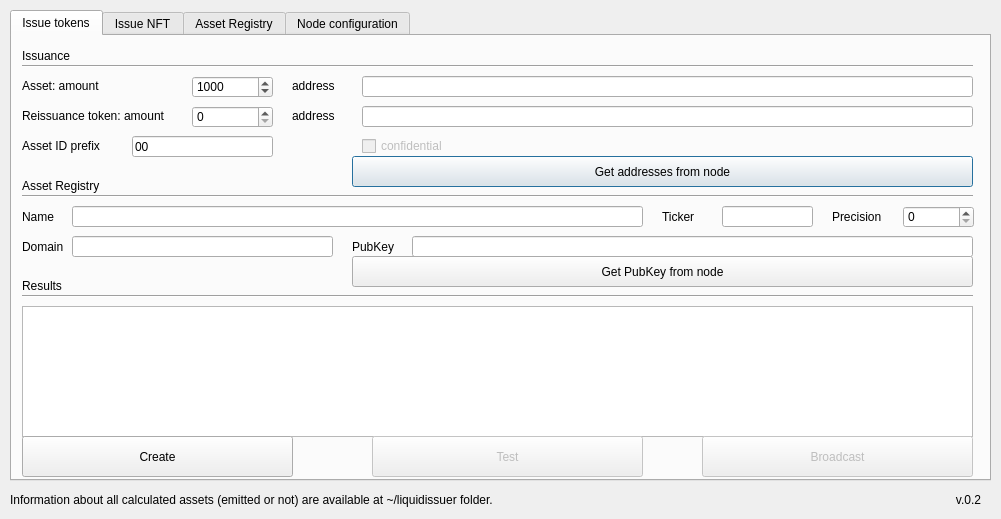
<?xml version="1.0" encoding="UTF-8"?>
<ui version="4.0">
 <class>Dialog</class>
 <widget class="QDialog" name="Dialog">
  <property name="geometry">
   <rect>
    <x>0</x>
    <y>0</y>
    <width>1001</width>
    <height>519</height>
   </rect>
  </property>
  <property name="windowTitle">
   <string>Liquid asset issuer</string>
  </property>
  <widget class="QTabWidget" name="tabWidget">
   <property name="geometry">
    <rect>
     <x>10</x>
     <y>10</y>
     <width>981</width>
     <height>471</height>
    </rect>
   </property>
   <property name="autoFillBackground">
    <bool>true</bool>
   </property>
   <property name="currentIndex">
    <number>0</number>
   </property>
   <widget class="QWidget" name="tab">
    <attribute name="title">
     <string>Issue tokens</string>
    </attribute>
    <widget class="QLineEdit" name="txt_pubkey">
     <property name="geometry">
      <rect>
       <x>400</x>
       <y>200</y>
       <width>561</width>
       <height>21</height>
      </rect>
     </property>
     <property name="maxLength">
      <number>255</number>
     </property>
    </widget>
    <widget class="QLabel" name="lbl_text">
     <property name="geometry">
      <rect>
       <x>340</x>
       <y>200</y>
       <width>61</width>
       <height>21</height>
      </rect>
     </property>
     <property name="text">
      <string>PubKey</string>
     </property>
    </widget>
    <widget class="QLabel" name="lbl_result">
     <property name="geometry">
      <rect>
       <x>10</x>
       <y>240</y>
       <width>61</width>
       <height>20</height>
      </rect>
     </property>
     <property name="text">
      <string>Results</string>
     </property>
    </widget>
    <widget class="QTextBrowser" name="txt_result">
     <property name="geometry">
      <rect>
       <x>10</x>
       <y>270</y>
       <width>951</width>
       <height>131</height>
      </rect>
     </property>
     <property name="readOnly">
      <bool>true</bool>
     </property>
     <property name="html">
      <string>&lt;!DOCTYPE HTML PUBLIC &quot;-//W3C//DTD HTML 4.0//EN&quot; &quot;http://www.w3.org/TR/REC-html40/strict.dtd&quot;&gt;
&lt;html&gt;&lt;head&gt;&lt;meta name=&quot;qrichtext&quot; content=&quot;1&quot; /&gt;&lt;style type=&quot;text/css&quot;&gt;
p, li { white-space: pre-wrap; }
&lt;/style&gt;&lt;/head&gt;&lt;body style=&quot; font-family:'Ubuntu'; font-size:11pt; font-weight:400; font-style:normal;&quot;&gt;
&lt;p style=&quot;-qt-paragraph-type:empty; margin-top:0px; margin-bottom:0px; margin-left:0px; margin-right:0px; -qt-block-indent:0; text-indent:0px; font-family:'.SF NS Text'; font-size:13pt;&quot;&gt;&lt;br /&gt;&lt;/p&gt;&lt;/body&gt;&lt;/html&gt;</string>
     </property>
    </widget>
    <widget class="QLineEdit" name="txt_name">
     <property name="geometry">
      <rect>
       <x>60</x>
       <y>170</y>
       <width>571</width>
       <height>21</height>
      </rect>
     </property>
     <property name="text">
      <string/>
     </property>
     <property name="maxLength">
      <number>255</number>
     </property>
    </widget>
    <widget class="QLabel" name="lbl_text_2">
     <property name="geometry">
      <rect>
       <x>10</x>
       <y>170</y>
       <width>61</width>
       <height>21</height>
      </rect>
     </property>
     <property name="text">
      <string>Name</string>
     </property>
    </widget>
    <widget class="QLabel" name="lbl_text_3">
     <property name="geometry">
      <rect>
       <x>650</x>
       <y>170</y>
       <width>61</width>
       <height>21</height>
      </rect>
     </property>
     <property name="text">
      <string>Ticker</string>
     </property>
    </widget>
    <widget class="QLineEdit" name="txt_ticker">
     <property name="geometry">
      <rect>
       <x>710</x>
       <y>170</y>
       <width>91</width>
       <height>21</height>
      </rect>
     </property>
     <property name="text">
      <string/>
     </property>
     <property name="maxLength">
      <number>5</number>
     </property>
    </widget>
    <widget class="QLabel" name="lbl_text_4">
     <property name="geometry">
      <rect>
       <x>820</x>
       <y>170</y>
       <width>61</width>
       <height>21</height>
      </rect>
     </property>
     <property name="text">
      <string>Precision</string>
     </property>
    </widget>
    <widget class="QLabel" name="lbl_text_5">
     <property name="geometry">
      <rect>
       <x>10</x>
       <y>200</y>
       <width>61</width>
       <height>21</height>
      </rect>
     </property>
     <property name="text">
      <string>Domain</string>
     </property>
    </widget>
    <widget class="QLineEdit" name="txt_domain">
     <property name="geometry">
      <rect>
       <x>60</x>
       <y>200</y>
       <width>261</width>
       <height>21</height>
      </rect>
     </property>
     <property name="text">
      <string/>
     </property>
     <property name="maxLength">
      <number>255</number>
     </property>
    </widget>
    <widget class="QLineEdit" name="txt_asset_address">
     <property name="geometry">
      <rect>
       <x>350</x>
       <y>40</y>
       <width>611</width>
       <height>21</height>
      </rect>
     </property>
    </widget>
    <widget class="QLabel" name="lbl_result_2">
     <property name="geometry">
      <rect>
       <x>10</x>
       <y>140</y>
       <width>91</width>
       <height>20</height>
      </rect>
     </property>
     <property name="text">
      <string>Asset Registry</string>
     </property>
    </widget>
    <widget class="QLabel" name="lbl_result_3">
     <property name="geometry">
      <rect>
       <x>10</x>
       <y>10</y>
       <width>91</width>
       <height>20</height>
      </rect>
     </property>
     <property name="text">
      <string>Issuance</string>
     </property>
    </widget>
    <widget class="QLabel" name="lbl_result_4">
     <property name="geometry">
      <rect>
       <x>10</x>
       <y>40</y>
       <width>91</width>
       <height>20</height>
      </rect>
     </property>
     <property name="text">
      <string>Asset: amount</string>
     </property>
    </widget>
    <widget class="QLabel" name="lbl_result_5">
     <property name="geometry">
      <rect>
       <x>10</x>
       <y>70</y>
       <width>171</width>
       <height>20</height>
      </rect>
     </property>
     <property name="text">
      <string>Reissuance token: amount</string>
     </property>
    </widget>
    <widget class="QLabel" name="lbl_result_6">
     <property name="geometry">
      <rect>
       <x>280</x>
       <y>40</y>
       <width>91</width>
       <height>20</height>
      </rect>
     </property>
     <property name="text">
      <string>address</string>
     </property>
    </widget>
    <widget class="QLabel" name="lbl_result_8">
     <property name="geometry">
      <rect>
       <x>280</x>
       <y>70</y>
       <width>91</width>
       <height>20</height>
      </rect>
     </property>
     <property name="text">
      <string>address</string>
     </property>
    </widget>
    <widget class="QLineEdit" name="txt_token_address">
     <property name="geometry">
      <rect>
       <x>350</x>
       <y>70</y>
       <width>611</width>
       <height>21</height>
      </rect>
     </property>
    </widget>
    <widget class="QLabel" name="lbl_result_7">
     <property name="geometry">
      <rect>
       <x>10</x>
       <y>100</y>
       <width>171</width>
       <height>20</height>
      </rect>
     </property>
     <property name="text">
      <string>Asset ID prefix</string>
     </property>
    </widget>
    <widget class="QLineEdit" name="txt_prefix">
     <property name="geometry">
      <rect>
       <x>120</x>
       <y>100</y>
       <width>141</width>
       <height>21</height>
      </rect>
     </property>
     <property name="text">
      <string>00</string>
     </property>
     <property name="maxLength">
      <number>22</number>
     </property>
    </widget>
    <widget class="QSpinBox" name="spin_precision">
     <property name="geometry">
      <rect>
       <x>891</x>
       <y>170</y>
       <width>71</width>
       <height>22</height>
      </rect>
     </property>
     <property name="maximum">
      <number>8</number>
     </property>
    </widget>
    <widget class="QSpinBox" name="spin_token">
     <property name="geometry">
      <rect>
       <x>180</x>
       <y>70</y>
       <width>81</width>
       <height>22</height>
      </rect>
     </property>
     <property name="maximum">
      <number>999999999</number>
     </property>
    </widget>
    <widget class="QSpinBox" name="spin_amount">
     <property name="geometry">
      <rect>
       <x>180</x>
       <y>40</y>
       <width>81</width>
       <height>22</height>
      </rect>
     </property>
     <property name="minimum">
      <number>1</number>
     </property>
     <property name="maximum">
      <number>999999999</number>
     </property>
     <property name="value">
      <number>1000</number>
     </property>
     <property name="displayIntegerBase">
      <number>10</number>
     </property>
    </widget>
    <widget class="QPushButton" name="btn_getaddresses">
     <property name="geometry">
      <rect>
       <x>340</x>
       <y>120</y>
       <width>621</width>
       <height>31</height>
      </rect>
     </property>
     <property name="text">
      <string>Get addresses from node</string>
     </property>
    </widget>
    <widget class="Line" name="line_2">
     <property name="geometry">
      <rect>
       <x>10</x>
       <y>20</y>
       <width>951</width>
       <height>20</height>
      </rect>
     </property>
     <property name="orientation">
      <enum>Qt::Horizontal</enum>
     </property>
    </widget>
    <widget class="Line" name="line_3">
     <property name="geometry">
      <rect>
       <x>10</x>
       <y>150</y>
       <width>951</width>
       <height>20</height>
      </rect>
     </property>
     <property name="orientation">
      <enum>Qt::Horizontal</enum>
     </property>
    </widget>
    <widget class="Line" name="line_4">
     <property name="geometry">
      <rect>
       <x>10</x>
       <y>250</y>
       <width>951</width>
       <height>20</height>
      </rect>
     </property>
     <property name="orientation">
      <enum>Qt::Horizontal</enum>
     </property>
    </widget>
    <widget class="QPushButton" name="btn_getpubkey">
     <property name="geometry">
      <rect>
       <x>340</x>
       <y>220</y>
       <width>621</width>
       <height>31</height>
      </rect>
     </property>
     <property name="text">
      <string>Get PubKey from node</string>
     </property>
    </widget>
    <widget class="QCheckBox" name="check_confidential">
     <property name="enabled">
      <bool>false</bool>
     </property>
     <property name="geometry">
      <rect>
       <x>350</x>
       <y>100</y>
       <width>311</width>
       <height>20</height>
      </rect>
     </property>
     <property name="text">
      <string>confidential</string>
     </property>
    </widget>
    <widget class="QPushButton" name="btn_create">
     <property name="enabled">
      <bool>true</bool>
     </property>
     <property name="geometry">
      <rect>
       <x>10</x>
       <y>400</y>
       <width>271</width>
       <height>41</height>
      </rect>
     </property>
     <property name="text">
      <string>Create</string>
     </property>
    </widget>
    <widget class="QPushButton" name="btn_test">
     <property name="enabled">
      <bool>false</bool>
     </property>
     <property name="geometry">
      <rect>
       <x>360</x>
       <y>400</y>
       <width>271</width>
       <height>41</height>
      </rect>
     </property>
     <property name="text">
      <string>Test</string>
     </property>
    </widget>
    <widget class="QPushButton" name="btn_broadcast">
     <property name="enabled">
      <bool>false</bool>
     </property>
     <property name="geometry">
      <rect>
       <x>690</x>
       <y>400</y>
       <width>271</width>
       <height>41</height>
      </rect>
     </property>
     <property name="text">
      <string>Broadcast</string>
     </property>
    </widget>
   </widget>
   <widget class="QWidget" name="tab_4">
    <attribute name="title">
     <string>Issue NFT</string>
    </attribute>
    <widget class="QLabel" name="lbl_result_14">
     <property name="geometry">
      <rect>
       <x>10</x>
       <y>10</y>
       <width>91</width>
       <height>20</height>
      </rect>
     </property>
     <property name="text">
      <string>Issuance</string>
     </property>
    </widget>
    <widget class="Line" name="line_9">
     <property name="geometry">
      <rect>
       <x>10</x>
       <y>20</y>
       <width>951</width>
       <height>20</height>
      </rect>
     </property>
     <property name="orientation">
      <enum>Qt::Horizontal</enum>
     </property>
    </widget>
    <widget class="QLabel" name="lbl_result_15">
     <property name="geometry">
      <rect>
       <x>10</x>
       <y>40</y>
       <width>91</width>
       <height>20</height>
      </rect>
     </property>
     <property name="text">
      <string>Asset: amount</string>
     </property>
    </widget>
    <widget class="QSpinBox" name="spin_amount_nft">
     <property name="enabled">
      <bool>false</bool>
     </property>
     <property name="geometry">
      <rect>
       <x>180</x>
       <y>40</y>
       <width>81</width>
       <height>22</height>
      </rect>
     </property>
     <property name="minimum">
      <number>1</number>
     </property>
     <property name="maximum">
      <number>1</number>
     </property>
     <property name="value">
      <number>1</number>
     </property>
     <property name="displayIntegerBase">
      <number>10</number>
     </property>
    </widget>
    <widget class="QLabel" name="lbl_result_16">
     <property name="geometry">
      <rect>
       <x>280</x>
       <y>40</y>
       <width>91</width>
       <height>20</height>
      </rect>
     </property>
     <property name="text">
      <string>address</string>
     </property>
    </widget>
    <widget class="QLineEdit" name="txt_asset_address_nft">
     <property name="geometry">
      <rect>
       <x>360</x>
       <y>40</y>
       <width>611</width>
       <height>21</height>
      </rect>
     </property>
    </widget>
    <widget class="QPushButton" name="btn_getaddresses_nft">
     <property name="geometry">
      <rect>
       <x>350</x>
       <y>70</y>
       <width>621</width>
       <height>31</height>
      </rect>
     </property>
     <property name="text">
      <string>Get addresses from node</string>
     </property>
    </widget>
    <widget class="QLabel" name="lbl_result_17">
     <property name="geometry">
      <rect>
       <x>10</x>
       <y>100</y>
       <width>91</width>
       <height>20</height>
      </rect>
     </property>
     <property name="text">
      <string>Asset Registry</string>
     </property>
    </widget>
    <widget class="Line" name="line_10">
     <property name="geometry">
      <rect>
       <x>10</x>
       <y>110</y>
       <width>951</width>
       <height>20</height>
      </rect>
     </property>
     <property name="orientation">
      <enum>Qt::Horizontal</enum>
     </property>
    </widget>
    <widget class="QLabel" name="lbl_text_6">
     <property name="geometry">
      <rect>
       <x>10</x>
       <y>130</y>
       <width>61</width>
       <height>21</height>
      </rect>
     </property>
     <property name="text">
      <string>Name</string>
     </property>
    </widget>
    <widget class="QLineEdit" name="txt_name_nft">
     <property name="geometry">
      <rect>
       <x>60</x>
       <y>130</y>
       <width>571</width>
       <height>21</height>
      </rect>
     </property>
     <property name="text">
      <string/>
     </property>
     <property name="maxLength">
      <number>255</number>
     </property>
    </widget>
    <widget class="QLabel" name="lbl_text_7">
     <property name="geometry">
      <rect>
       <x>650</x>
       <y>130</y>
       <width>61</width>
       <height>21</height>
      </rect>
     </property>
     <property name="text">
      <string>Ticker</string>
     </property>
    </widget>
    <widget class="QLineEdit" name="txt_ticker_nft">
     <property name="geometry">
      <rect>
       <x>710</x>
       <y>130</y>
       <width>91</width>
       <height>21</height>
      </rect>
     </property>
     <property name="text">
      <string/>
     </property>
     <property name="maxLength">
      <number>5</number>
     </property>
    </widget>
    <widget class="QLabel" name="lbl_text_8">
     <property name="geometry">
      <rect>
       <x>820</x>
       <y>130</y>
       <width>61</width>
       <height>21</height>
      </rect>
     </property>
     <property name="text">
      <string>Precision</string>
     </property>
    </widget>
    <widget class="QSpinBox" name="spin_precision_nft">
     <property name="enabled">
      <bool>false</bool>
     </property>
     <property name="geometry">
      <rect>
       <x>900</x>
       <y>130</y>
       <width>71</width>
       <height>22</height>
      </rect>
     </property>
     <property name="maximum">
      <number>0</number>
     </property>
    </widget>
    <widget class="QLabel" name="lbl_text_9">
     <property name="geometry">
      <rect>
       <x>10</x>
       <y>160</y>
       <width>61</width>
       <height>21</height>
      </rect>
     </property>
     <property name="text">
      <string>Domain</string>
     </property>
    </widget>
    <widget class="QLineEdit" name="txt_domain_nft">
     <property name="geometry">
      <rect>
       <x>60</x>
       <y>160</y>
       <width>261</width>
       <height>21</height>
      </rect>
     </property>
     <property name="text">
      <string/>
     </property>
     <property name="maxLength">
      <number>255</number>
     </property>
    </widget>
    <widget class="QLabel" name="lbl_text_10">
     <property name="geometry">
      <rect>
       <x>340</x>
       <y>160</y>
       <width>61</width>
       <height>21</height>
      </rect>
     </property>
     <property name="text">
      <string>PubKey</string>
     </property>
    </widget>
    <widget class="QLineEdit" name="txt_pubkey_nft">
     <property name="geometry">
      <rect>
       <x>400</x>
       <y>160</y>
       <width>561</width>
       <height>21</height>
      </rect>
     </property>
     <property name="maxLength">
      <number>255</number>
     </property>
    </widget>
    <widget class="QPushButton" name="btn_getpubkey_nft">
     <property name="geometry">
      <rect>
       <x>350</x>
       <y>190</y>
       <width>621</width>
       <height>31</height>
      </rect>
     </property>
     <property name="text">
      <string>Get PubKey from node</string>
     </property>
    </widget>
    <widget class="QLineEdit" name="txt_contract_nft">
     <property name="geometry">
      <rect>
       <x>130</x>
       <y>220</y>
       <width>501</width>
       <height>21</height>
      </rect>
     </property>
     <property name="text">
      <string/>
     </property>
     <property name="maxLength">
      <number>255</number>
     </property>
     <property name="placeholderText">
      <string>as described in https://github.com/valerio-vaccaro/Liquid-NFT</string>
     </property>
    </widget>
    <widget class="QLabel" name="lbl_text_11">
     <property name="geometry">
      <rect>
       <x>10</x>
       <y>220</y>
       <width>111</width>
       <height>21</height>
      </rect>
     </property>
     <property name="text">
      <string>NFT contract url</string>
     </property>
    </widget>
    <widget class="QPushButton" name="btn_checkcontract_nft">
     <property name="geometry">
      <rect>
       <x>640</x>
       <y>220</y>
       <width>331</width>
       <height>31</height>
      </rect>
     </property>
     <property name="text">
      <string>Check contract</string>
     </property>
    </widget>
    <widget class="QLabel" name="lbl_result_19">
     <property name="geometry">
      <rect>
       <x>10</x>
       <y>240</y>
       <width>61</width>
       <height>20</height>
      </rect>
     </property>
     <property name="text">
      <string>Results</string>
     </property>
    </widget>
    <widget class="Line" name="line_12">
     <property name="geometry">
      <rect>
       <x>10</x>
       <y>250</y>
       <width>951</width>
       <height>20</height>
      </rect>
     </property>
     <property name="orientation">
      <enum>Qt::Horizontal</enum>
     </property>
    </widget>
    <widget class="QTextBrowser" name="txt_result_nft">
     <property name="geometry">
      <rect>
       <x>10</x>
       <y>270</y>
       <width>951</width>
       <height>131</height>
      </rect>
     </property>
     <property name="readOnly">
      <bool>true</bool>
     </property>
     <property name="html">
      <string>&lt;!DOCTYPE HTML PUBLIC &quot;-//W3C//DTD HTML 4.0//EN&quot; &quot;http://www.w3.org/TR/REC-html40/strict.dtd&quot;&gt;
&lt;html&gt;&lt;head&gt;&lt;meta name=&quot;qrichtext&quot; content=&quot;1&quot; /&gt;&lt;style type=&quot;text/css&quot;&gt;
p, li { white-space: pre-wrap; }
&lt;/style&gt;&lt;/head&gt;&lt;body style=&quot; font-family:'Ubuntu'; font-size:11pt; font-weight:400; font-style:normal;&quot;&gt;
&lt;p style=&quot;-qt-paragraph-type:empty; margin-top:0px; margin-bottom:0px; margin-left:0px; margin-right:0px; -qt-block-indent:0; text-indent:0px; font-family:'.SF NS Text'; font-size:13pt;&quot;&gt;&lt;br /&gt;&lt;/p&gt;&lt;/body&gt;&lt;/html&gt;</string>
     </property>
    </widget>
    <widget class="QPushButton" name="btn_create_nft">
     <property name="enabled">
      <bool>false</bool>
     </property>
     <property name="geometry">
      <rect>
       <x>10</x>
       <y>400</y>
       <width>271</width>
       <height>41</height>
      </rect>
     </property>
     <property name="text">
      <string>Create</string>
     </property>
    </widget>
    <widget class="QPushButton" name="btn_test_nft">
     <property name="enabled">
      <bool>false</bool>
     </property>
     <property name="geometry">
      <rect>
       <x>360</x>
       <y>400</y>
       <width>271</width>
       <height>41</height>
      </rect>
     </property>
     <property name="text">
      <string>Test</string>
     </property>
    </widget>
    <widget class="QPushButton" name="btn_broadcast_nft">
     <property name="enabled">
      <bool>false</bool>
     </property>
     <property name="geometry">
      <rect>
       <x>690</x>
       <y>400</y>
       <width>271</width>
       <height>41</height>
      </rect>
     </property>
     <property name="text">
      <string>Broadcast</string>
     </property>
    </widget>
   </widget>
   <widget class="QWidget" name="tab_3">
    <attribute name="title">
     <string>Asset Registry</string>
    </attribute>
    <widget class="QLabel" name="lbl_result_9">
     <property name="geometry">
      <rect>
       <x>10</x>
       <y>20</y>
       <width>651</width>
       <height>20</height>
      </rect>
     </property>
     <property name="text">
      <string>Upload issuance proof on your domain </string>
     </property>
    </widget>
    <widget class="QLabel" name="lbl_result_10">
     <property name="geometry">
      <rect>
       <x>10</x>
       <y>90</y>
       <width>651</width>
       <height>20</height>
      </rect>
     </property>
     <property name="text">
      <string>Register on asset registry</string>
     </property>
    </widget>
    <widget class="QLabel" name="lbl_result_11">
     <property name="geometry">
      <rect>
       <x>10</x>
       <y>200</y>
       <width>651</width>
       <height>20</height>
      </rect>
     </property>
     <property name="text">
      <string>Check registration </string>
     </property>
    </widget>
    <widget class="Line" name="line_6">
     <property name="geometry">
      <rect>
       <x>10</x>
       <y>30</y>
       <width>951</width>
       <height>20</height>
      </rect>
     </property>
     <property name="orientation">
      <enum>Qt::Horizontal</enum>
     </property>
    </widget>
    <widget class="Line" name="line_7">
     <property name="geometry">
      <rect>
       <x>10</x>
       <y>100</y>
       <width>951</width>
       <height>20</height>
      </rect>
     </property>
     <property name="orientation">
      <enum>Qt::Horizontal</enum>
     </property>
    </widget>
    <widget class="Line" name="line_8">
     <property name="geometry">
      <rect>
       <x>10</x>
       <y>210</y>
       <width>951</width>
       <height>20</height>
      </rect>
     </property>
     <property name="orientation">
      <enum>Qt::Horizontal</enum>
     </property>
    </widget>
    <widget class="QTextBrowser" name="txt_proof">
     <property name="geometry">
      <rect>
       <x>10</x>
       <y>50</y>
       <width>761</width>
       <height>41</height>
      </rect>
     </property>
     <property name="html">
      <string>&lt;!DOCTYPE HTML PUBLIC &quot;-//W3C//DTD HTML 4.0//EN&quot; &quot;http://www.w3.org/TR/REC-html40/strict.dtd&quot;&gt;
&lt;html&gt;&lt;head&gt;&lt;meta name=&quot;qrichtext&quot; content=&quot;1&quot; /&gt;&lt;style type=&quot;text/css&quot;&gt;
p, li { white-space: pre-wrap; }
&lt;/style&gt;&lt;/head&gt;&lt;body style=&quot; font-family:'Ubuntu'; font-size:11pt; font-weight:400; font-style:normal;&quot;&gt;
&lt;p style=&quot;-qt-paragraph-type:empty; margin-top:0px; margin-bottom:0px; margin-left:0px; margin-right:0px; -qt-block-indent:0; text-indent:0px; font-family:'.SF NS Text'; font-size:13pt;&quot;&gt;&lt;br /&gt;&lt;/p&gt;&lt;/body&gt;&lt;/html&gt;</string>
     </property>
    </widget>
    <widget class="QTextBrowser" name="txt_register">
     <property name="geometry">
      <rect>
       <x>10</x>
       <y>120</y>
       <width>761</width>
       <height>81</height>
      </rect>
     </property>
     <property name="html">
      <string>&lt;!DOCTYPE HTML PUBLIC &quot;-//W3C//DTD HTML 4.0//EN&quot; &quot;http://www.w3.org/TR/REC-html40/strict.dtd&quot;&gt;
&lt;html&gt;&lt;head&gt;&lt;meta name=&quot;qrichtext&quot; content=&quot;1&quot; /&gt;&lt;style type=&quot;text/css&quot;&gt;
p, li { white-space: pre-wrap; }
&lt;/style&gt;&lt;/head&gt;&lt;body style=&quot; font-family:'Ubuntu'; font-size:11pt; font-weight:400; font-style:normal;&quot;&gt;
&lt;p style=&quot;-qt-paragraph-type:empty; margin-top:0px; margin-bottom:0px; margin-left:0px; margin-right:0px; -qt-block-indent:0; text-indent:0px; font-family:'.SF NS Text'; font-size:13pt;&quot;&gt;&lt;br /&gt;&lt;/p&gt;&lt;/body&gt;&lt;/html&gt;</string>
     </property>
    </widget>
    <widget class="QTextBrowser" name="txt_check">
     <property name="geometry">
      <rect>
       <x>10</x>
       <y>230</y>
       <width>761</width>
       <height>201</height>
      </rect>
     </property>
     <property name="html">
      <string>&lt;!DOCTYPE HTML PUBLIC &quot;-//W3C//DTD HTML 4.0//EN&quot; &quot;http://www.w3.org/TR/REC-html40/strict.dtd&quot;&gt;
&lt;html&gt;&lt;head&gt;&lt;meta name=&quot;qrichtext&quot; content=&quot;1&quot; /&gt;&lt;style type=&quot;text/css&quot;&gt;
p, li { white-space: pre-wrap; }
&lt;/style&gt;&lt;/head&gt;&lt;body style=&quot; font-family:'Ubuntu'; font-size:11pt; font-weight:400; font-style:normal;&quot;&gt;
&lt;p style=&quot;-qt-paragraph-type:empty; margin-top:0px; margin-bottom:0px; margin-left:0px; margin-right:0px; -qt-block-indent:0; text-indent:0px; font-family:'.SF NS Text'; font-size:13pt;&quot;&gt;&lt;br /&gt;&lt;/p&gt;&lt;/body&gt;&lt;/html&gt;</string>
     </property>
    </widget>
    <widget class="QPushButton" name="btn_proof">
     <property name="enabled">
      <bool>false</bool>
     </property>
     <property name="geometry">
      <rect>
       <x>780</x>
       <y>50</y>
       <width>191</width>
       <height>41</height>
      </rect>
     </property>
     <property name="text">
      <string>Check proof</string>
     </property>
    </widget>
    <widget class="QPushButton" name="btn_check">
     <property name="enabled">
      <bool>false</bool>
     </property>
     <property name="geometry">
      <rect>
       <x>780</x>
       <y>160</y>
       <width>191</width>
       <height>41</height>
      </rect>
     </property>
     <property name="text">
      <string>Check on asset registry</string>
     </property>
    </widget>
    <widget class="QPushButton" name="btn_register">
     <property name="enabled">
      <bool>false</bool>
     </property>
     <property name="geometry">
      <rect>
       <x>780</x>
       <y>390</y>
       <width>191</width>
       <height>41</height>
      </rect>
     </property>
     <property name="text">
      <string>Register on asset registry</string>
     </property>
    </widget>
   </widget>
   <widget class="QWidget" name="tab_2">
    <attribute name="title">
     <string>Node configuration</string>
    </attribute>
    <widget class="QLabel" name="lbl_chain_3">
     <property name="geometry">
      <rect>
       <x>10</x>
       <y>50</y>
       <width>131</width>
       <height>21</height>
      </rect>
     </property>
     <property name="text">
      <string>Host</string>
     </property>
    </widget>
    <widget class="QLabel" name="lbl_chain_4">
     <property name="geometry">
      <rect>
       <x>500</x>
       <y>50</y>
       <width>41</width>
       <height>21</height>
      </rect>
     </property>
     <property name="text">
      <string>Port</string>
     </property>
    </widget>
    <widget class="QLabel" name="lbl_chain_5">
     <property name="geometry">
      <rect>
       <x>10</x>
       <y>80</y>
       <width>111</width>
       <height>21</height>
      </rect>
     </property>
     <property name="text">
      <string>Username</string>
     </property>
    </widget>
    <widget class="QLabel" name="lbl_chain_6">
     <property name="geometry">
      <rect>
       <x>500</x>
       <y>80</y>
       <width>111</width>
       <height>21</height>
      </rect>
     </property>
     <property name="text">
      <string>Password</string>
     </property>
    </widget>
    <widget class="QLabel" name="lbl_chain_7">
     <property name="geometry">
      <rect>
       <x>10</x>
       <y>110</y>
       <width>91</width>
       <height>21</height>
      </rect>
     </property>
     <property name="text">
      <string>Wallet</string>
     </property>
    </widget>
    <widget class="QLineEdit" name="txt_LIQUID_host">
     <property name="geometry">
      <rect>
       <x>90</x>
       <y>50</y>
       <width>381</width>
       <height>21</height>
      </rect>
     </property>
     <property name="text">
      <string>127.0.0.1</string>
     </property>
    </widget>
    <widget class="QLabel" name="lbl_chain_11">
     <property name="geometry">
      <rect>
       <x>10</x>
       <y>10</y>
       <width>281</width>
       <height>21</height>
      </rect>
     </property>
     <property name="text">
      <string>Elements-core node configuration </string>
     </property>
    </widget>
    <widget class="QLineEdit" name="txt_LIQUID_port">
     <property name="geometry">
      <rect>
       <x>580</x>
       <y>50</y>
       <width>381</width>
       <height>21</height>
      </rect>
     </property>
     <property name="text">
      <string>7041</string>
     </property>
    </widget>
    <widget class="QLineEdit" name="txt_LIQUID_username">
     <property name="geometry">
      <rect>
       <x>90</x>
       <y>80</y>
       <width>381</width>
       <height>21</height>
      </rect>
     </property>
     <property name="text">
      <string/>
     </property>
    </widget>
    <widget class="QLineEdit" name="txt_LIQUID_password">
     <property name="geometry">
      <rect>
       <x>580</x>
       <y>80</y>
       <width>381</width>
       <height>21</height>
      </rect>
     </property>
     <property name="text">
      <string/>
     </property>
     <property name="echoMode">
      <enum>QLineEdit::Password</enum>
     </property>
    </widget>
    <widget class="QLineEdit" name="txt_LIQUID_wallet">
     <property name="geometry">
      <rect>
       <x>90</x>
       <y>110</y>
       <width>381</width>
       <height>21</height>
      </rect>
     </property>
     <property name="text">
      <string/>
     </property>
    </widget>
    <widget class="QPushButton" name="btn_config_load">
     <property name="geometry">
      <rect>
       <x>90</x>
       <y>390</y>
       <width>341</width>
       <height>41</height>
      </rect>
     </property>
     <property name="text">
      <string>Load</string>
     </property>
    </widget>
    <widget class="QPushButton" name="btn_config_save">
     <property name="geometry">
      <rect>
       <x>560</x>
       <y>390</y>
       <width>341</width>
       <height>41</height>
      </rect>
     </property>
     <property name="text">
      <string>Save</string>
     </property>
    </widget>
    <widget class="QLabel" name="lbl_chain_12">
     <property name="geometry">
      <rect>
       <x>500</x>
       <y>110</y>
       <width>91</width>
       <height>21</height>
      </rect>
     </property>
     <property name="text">
      <string>Passphrase</string>
     </property>
    </widget>
    <widget class="QLineEdit" name="txt_LIQUID_passphrase">
     <property name="geometry">
      <rect>
       <x>580</x>
       <y>110</y>
       <width>381</width>
       <height>21</height>
      </rect>
     </property>
     <property name="text">
      <string/>
     </property>
    </widget>
    <widget class="Line" name="line_5">
     <property name="geometry">
      <rect>
       <x>10</x>
       <y>20</y>
       <width>951</width>
       <height>20</height>
      </rect>
     </property>
     <property name="orientation">
      <enum>Qt::Horizontal</enum>
     </property>
    </widget>
   </widget>
  </widget>
  <widget class="QLabel" name="lbl_result_12">
   <property name="geometry">
    <rect>
     <x>10</x>
     <y>490</y>
     <width>861</width>
     <height>20</height>
    </rect>
   </property>
   <property name="text">
    <string>Information about all calculated assets (emitted or not) are available at ~/liquidissuer folder.</string>
   </property>
  </widget>
  <widget class="QLabel" name="lbl_result_13">
   <property name="geometry">
    <rect>
     <x>720</x>
     <y>490</y>
     <width>261</width>
     <height>20</height>
    </rect>
   </property>
   <property name="text">
    <string>v.0.2</string>
   </property>
   <property name="alignment">
    <set>Qt::AlignRight|Qt::AlignTrailing|Qt::AlignVCenter</set>
   </property>
  </widget>
 </widget>
 <resources/>
 <connections/>
</ui>
